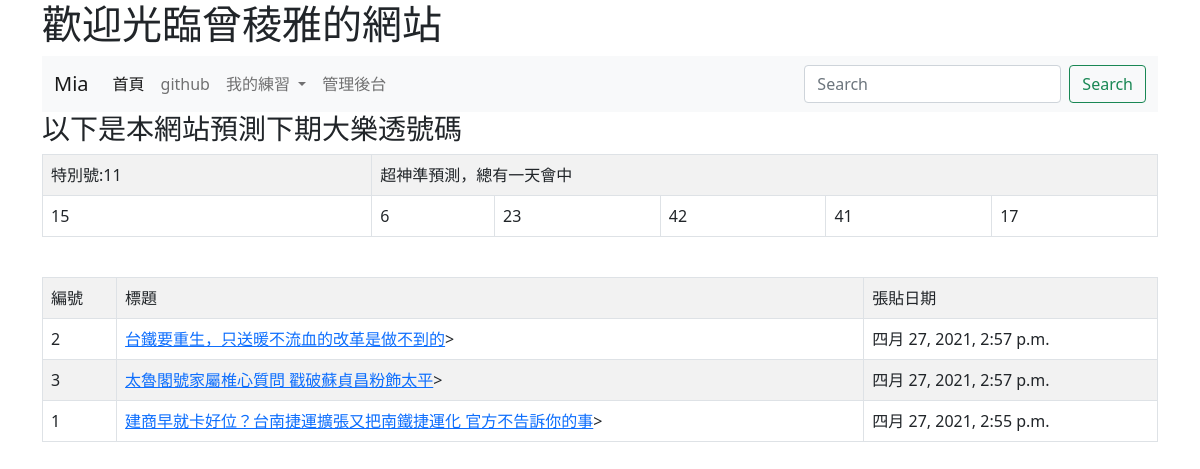
The page / on the database its author committed.
### mysite/models.py (models this page shows, shortened)
class Post(models.Model):
    title = models.CharField(max_length=200)
    body = models.TextField()
    pub_date = models.DateTimeField(default=timezone.now)
    class Meta:
        ordering = ('-pub_date',)

### mysite/views.py (the view)
# urls.py: path('', index),
def index (request):
	posts = Post.objects.all()
	myname = "曾稜雅"
	data = [i for i in range(1,43)]
	random.shuffle(data)
	lotto_numbers = data[0:6]
	special_number = data[6]
	return render(request, 'index.html', locals())

### templates/index.html (shortened to what this page needs)
<!doctype html>
<html>
  <head>
    <link href="https://cdn.jsdelivr.net/npm/bootstrap@5.0.0-beta3/dist/css/bootstrap.min.css" rel="stylesheet">
  </head>
  <body>
  	<div class="container">
    <h1>歡迎光臨{{ myname }}的網站</h1>
    <nav class="navbar navbar-expand-lg navbar-light bg-light">
  <div class="container-fluid">
    <a class="navbar-brand" href="#">Mia</a>
    <div class="collapse navbar-collapse" id="navbarSupportedContent">
      <ul class="navbar-nav me-auto mb-2 mb-lg-0">
        <li class="nav-item">
          <a class="nav-link active" aria-current="page" href="/">首頁</a>
        </li>
        <li class="nav-item">
          <a class="nav-link" href="https://github.com/Mia8858/Mia">github</a>
        </li>
        <li class="nav-item dropdown">
          <a class="nav-link dropdown-toggle" href="#" id="navbarDropdown" role="button" data-bs-toggle="dropdown" aria-expanded="false">
            我的練習
          </a>
        </li>
        <li class="nav-item">
          <a class="nav-link" href="/admin/" tabindex="-1">管理後台</a>
        </li>
      </ul>
      <form class="d-flex">
        <input class="form-control me-2" type="search" placeholder="Search" aria-label="Search">
        <button class="btn btn-outline-success" type="submit">Search</button>
      </form>
    </div>
  </div>
</nav>
<h3>以下是本網站預測下期大樂透號碼</h3>
<table class='table table-striped table-bordered'>
  <tr><td>特別號:{{special_number}}</td><td colspan=6>超神準預測，總有一天會中</td></tr>
  <tr>
    {% for no in lotto_numbers%}
    <td>
      {{ no }}
    </td>
    {%endfor%}
  </tr>
</table>
<br>
<table class='table table-striped table-bordered'>
  <tr><td>編號</td><td>標題</td><td>張貼日期</td></tr>
{% for post in posts %}
  <tr>
    <td>{{ post.id }}</td>
    <td><a href="/show/{{ post.id }}/">{{ post.title }}</a>></td>
    <td>{{ post.pub_date }}</td>
  </tr>
{% endfor %}
  </div>
  </body>
</html>

### rows shown on the page
Post: id "2", title "台鐵要重生，只送暖不流血的改革是做不到的", pub_date "四月 27, 2021, 2:57 p.m."
Post: id "3", title "太魯閣號家屬椎心質問 戳破蘇貞昌粉飾太平", pub_date "四月 27, 2021, 2:57 p.m."
Post: id "1", title "建商早就卡好位？台南捷運擴張又把南鐵捷運化 官方不告訴你的事", pub_date "四月 27, 2021, 2:55 p.m."

### other values the page prints
{{ special_number }} "11"
{{ no }} "15" "6" "23" "42" "41" "17"
